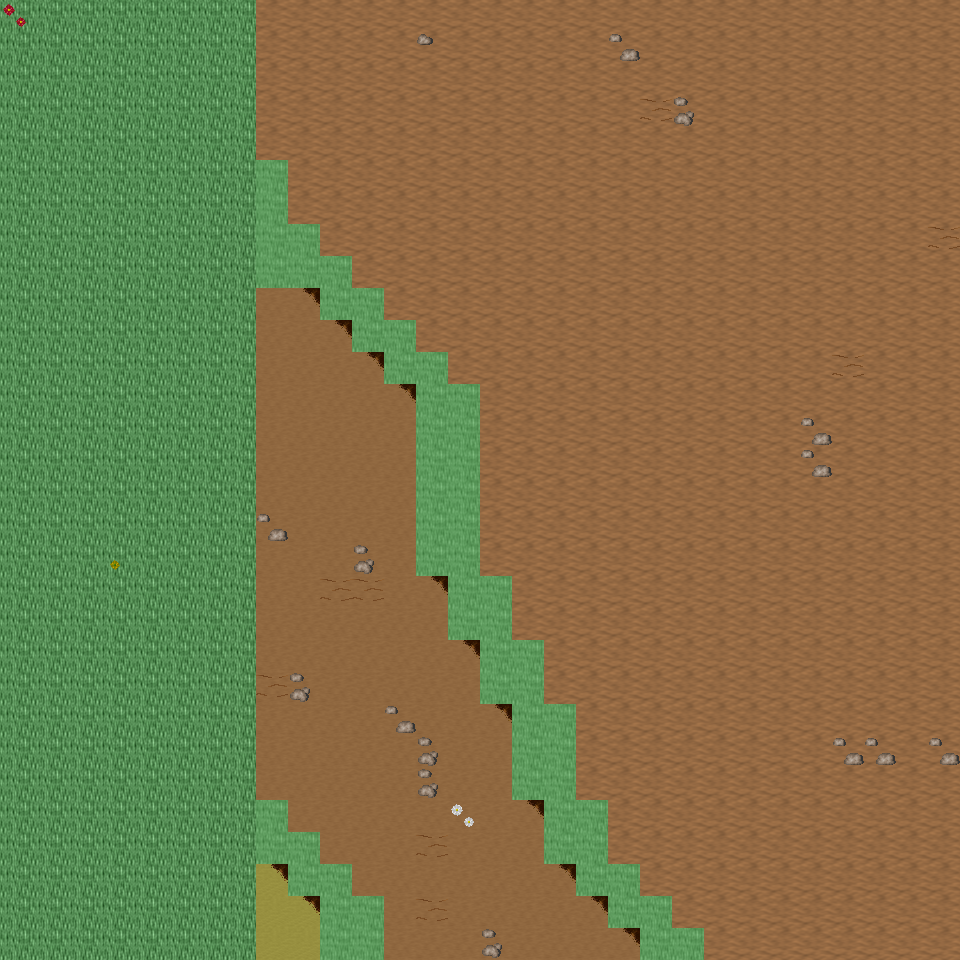

This game map was drawn from its Tiled (.tmx) file and the tilesets committed beside it. A one-line description and the trimmed map source follow:
An orthogonal 30x30 tile map with 32x32 px tiles, 6 tile layers (Ground, Object, Object2, Above, ...), 29 tilesets and 5 objects (5x mapExit).

<map version="1.0" orientation="orthogonal" renderorder="right-down" width="30" height="30" tilewidth="32" tileheight="32" nextobjectid="6">
  <tileset firstgid="1" name="tileset_ground_ground" tilewidth="32" tileheight="32" tilecount="33" columns="3">
    <image source="../drawable/tileset_ground_ground.png" width="96" height="352" />
  </tileset>
  <tileset firstgid="34" name="tileset_ground_ridge_earth_dark" tilewidth="32" tileheight="32" tilecount="96" columns="12">
    <image source="../drawable/tileset_ground_ridge_earth_dark.png" width="384" height="256" />
  </tileset>
  <tileset firstgid="130" name="tileset_ground_rock_pebbles" tilewidth="32" tileheight="32" tilecount="3" columns="1">
    <image source="../drawable/tileset_ground_rock_pebbles.png" width="32" height="96" />
  </tileset>
  <tileset firstgid="133" name="tileset_ground_ladder_steps" tilewidth="32" tileheight="32" tilecount="6" columns="3">
    <image source="../drawable/tileset_ground_ladder_steps.png" width="96" height="64" />
  </tileset>
  <tileset firstgid="139" name="tileset_ground_grass_edges" tilewidth="32" tileheight="32" tilecount="36" columns="12">
    <image source="../drawable/tileset_ground_grass_edges.png" width="384" height="96" />
  </tileset>
  <tileset firstgid="175" name="tileset_ground_grass_corners" tilewidth="32" tileheight="32" tilecount="24" columns="6">
    <image source="../drawable/tileset_ground_grass_corners.png" width="192" height="128" />
  </tileset>
  <tileset firstgid="199" name="tileset_ground_earth_edges" tilewidth="32" tileheight="32" tilecount="18" columns="6">
    <image source="../drawable/tileset_ground_earth_edges.png" width="192" height="96" />
  </tileset>
  <tileset firstgid="217" name="tileset_plant_flower_daisy_white" tilewidth="32" tileheight="32" tilecount="8" columns="2">
    <image source="../drawable/tileset_plant_flower_daisy_white.png" width="64" height="128" />
  </tileset>
  <tileset firstgid="225" name="tileset_item_corpse_huge_animal" tilewidth="32" tileheight="32" tilecount="16" columns="2">
    <image source="../drawable/tileset_item_corpse_huge_animal.png" width="64" height="256" />
  </tileset>
  <tileset firstgid="241" name="tileset_plant_grasses" tilewidth="32" tileheight="32" tilecount="6" columns="3">
    <image source="../drawable/tileset_plant_grasses.png" width="96" height="64" />
  </tileset>
  <tileset firstgid="247" name="tileset_plant_flower_daisy_blue" tilewidth="32" tileheight="32" tilecount="8" columns="2">
    <image source="../drawable/tileset_plant_flower_daisy_blue.png" width="64" height="128" />
  </tileset>
  <tileset firstgid="255" name="tileset_plant_flower_daisy_yellow" tilewidth="32" tileheight="32" tilecount="8" columns="2">
    <image source="../drawable/tileset_plant_flower_daisy_yellow.png" width="64" height="128" />
  </tileset>
  <tileset firstgid="263" name="tileset_plant_flower_daisy_red" tilewidth="32" tileheight="32" tilecount="8" columns="2">
    <image source="../drawable/tileset_plant_flower_daisy_red.png" width="64" height="128" />
  </tileset>
  <tileset firstgid="271" name="tileset_plant_bush_bushes" tilewidth="32" tileheight="32" tilecount="10" columns="5">
    <image source="../drawable/tileset_plant_bush_bushes.png" width="160" height="64" />
  </tileset>
  <tileset firstgid="281" name="tileset_plant_stump_stump_brown" tilewidth="32" tileheight="32" tilecount="4" columns="2">
    <image source="../drawable/tileset_plant_stump_stump_brown.png" width="64" height="64" />
  </tileset>
  <tileset firstgid="285" name="tileset_logic_creature_orc" tilewidth="32" tileheight="32" tilecount="6" columns="6">
    <image source="../drawable/tileset_logic_creature_orc.png" width="192" height="32" />
  </tileset>
  <tileset firstgid="291" name="tileset_logic_creature_gnome" tilewidth="32" tileheight="32" tilecount="6" columns="6">
    <image source="../drawable/tileset_logic_creature_gnome.png" width="192" height="32" />
  </tileset>
  <tileset firstgid="297" name="tileset_logic_portal" tilewidth="32" tileheight="32" tilecount="24" columns="8">
    <image source="../drawable/tileset_logic_portal.png" width="256" height="96" />
  </tileset>
  <tileset firstgid="321" name="tileset_logic_creature_animal" tilewidth="32" tileheight="32" tilecount="32" columns="8">
    <image source="../drawable/tileset_logic_creature_animal.png" width="256" height="128" />
  </tileset>
  <tileset firstgid="353" name="tileset_logic_collision" tilewidth="32" tileheight="32" tilecount="1" columns="1">
    <image source="../drawable/tileset_logic_collision.png" width="32" height="32" />
  </tileset>
  <tileset firstgid="354" name="tileset_plant_tree_dead_tree_5" tilewidth="32" tileheight="32" tilecount="20" columns="4">
    <image source="../drawable/tileset_plant_tree_dead_tree_5.png" width="128" height="160" />
  </tileset>
  <tileset firstgid="374" name="tileset_plant_tree_dead_tree_6" tilewidth="32" tileheight="32" tilecount="20" columns="4">
    <image source="../drawable/tileset_plant_tree_dead_tree_6.png" width="128" height="160" />
  </tileset>
  <tileset firstgid="394" name="tileset_plant_tree_dead_tree_7" tilewidth="32" tileheight="32" tilecount="20" columns="4">
    <image source="../drawable/tileset_plant_tree_dead_tree_7.png" width="128" height="160" />
  </tileset>
  <tileset firstgid="414" name="tileset_plant_bush_large_dead" tilewidth="32" tileheight="32" tilecount="2" columns="1">
    <image source="../drawable/tileset_plant_bush_large_dead.png" width="32" height="64" />
  </tileset>
  <tileset firstgid="416" name="tileset_plant_bush_large_wide_dead" tilewidth="32" tileheight="32" tilecount="4" columns="2">
    <image source="../drawable/tileset_plant_bush_large_wide_dead.png" width="64" height="64" />
  </tileset>
  <tileset firstgid="420" name="tileset_plant_grasses_wildland" tilewidth="32" tileheight="32" tilecount="4" columns="4">
    <image source="../drawable/tileset_plant_grasses_wildland.png" width="128" height="32" />
  </tileset>
  <tileset firstgid="424" name="tileset_object_skullsonspikes_l" tilewidth="32" tileheight="32" tilecount="12" columns="4">
    <image source="../drawable/tileset_object_skullsonspikes_l.png" width="128" height="96" />
  </tileset>
  <tileset firstgid="436" name="tileset_object_skullsonspikes_r" tilewidth="32" tileheight="32" tilecount="12" columns="4">
    <image source="../drawable/tileset_object_skullsonspikes_r.png" width="128" height="96" />
  </tileset>
  <tileset firstgid="448" name="tileset_logic_item_herb" tilewidth="32" tileheight="32" tilecount="5" columns="5">
    <image source="../drawable/tileset_logic_item_herb.png" width="160" height="32" />
  </tileset>
  <layer name="Ground" width="30" height="30">
    <data>[900 cells, 900 non-empty, 4 distinct tile ids]</data>
  </layer>
  <layer name="Object" width="30" height="30">
    <data>[900 cells, 72 non-empty, 7 distinct tile ids]</data>
  </layer>
  <layer name="Object2" width="30" height="30">
    <data>[900 cells, 25 non-empty, 6 distinct tile ids]</data>
  </layer>
  <layer name="Above" width="30" height="30">
    <data>[900 cells, 0 non-empty, 0 distinct tile ids]</data>
  </layer>
  <layer name="Above2" width="30" height="30">
    <data>[900 cells, 0 non-empty, 0 distinct tile ids]</data>
  </layer>
  <layer name="Walkable" width="30" height="30">
    <data>[900 cells, 58 non-empty, 1 distinct tile ids]</data>
  </layer>
  <objectgroup name="MapEvents">
    <object id="1" name="north" type="mapExit" x="0" y="0" width="960" height="32">
      <properties>
        <property name="map" value="level_0_x89_y61" />
        <property name="x" value="0" />
        <property name="y" value="28" />
      </properties>
    </object>
    </objectgroup>
</map>
<!-- 4 of 5 objects omitted -->
